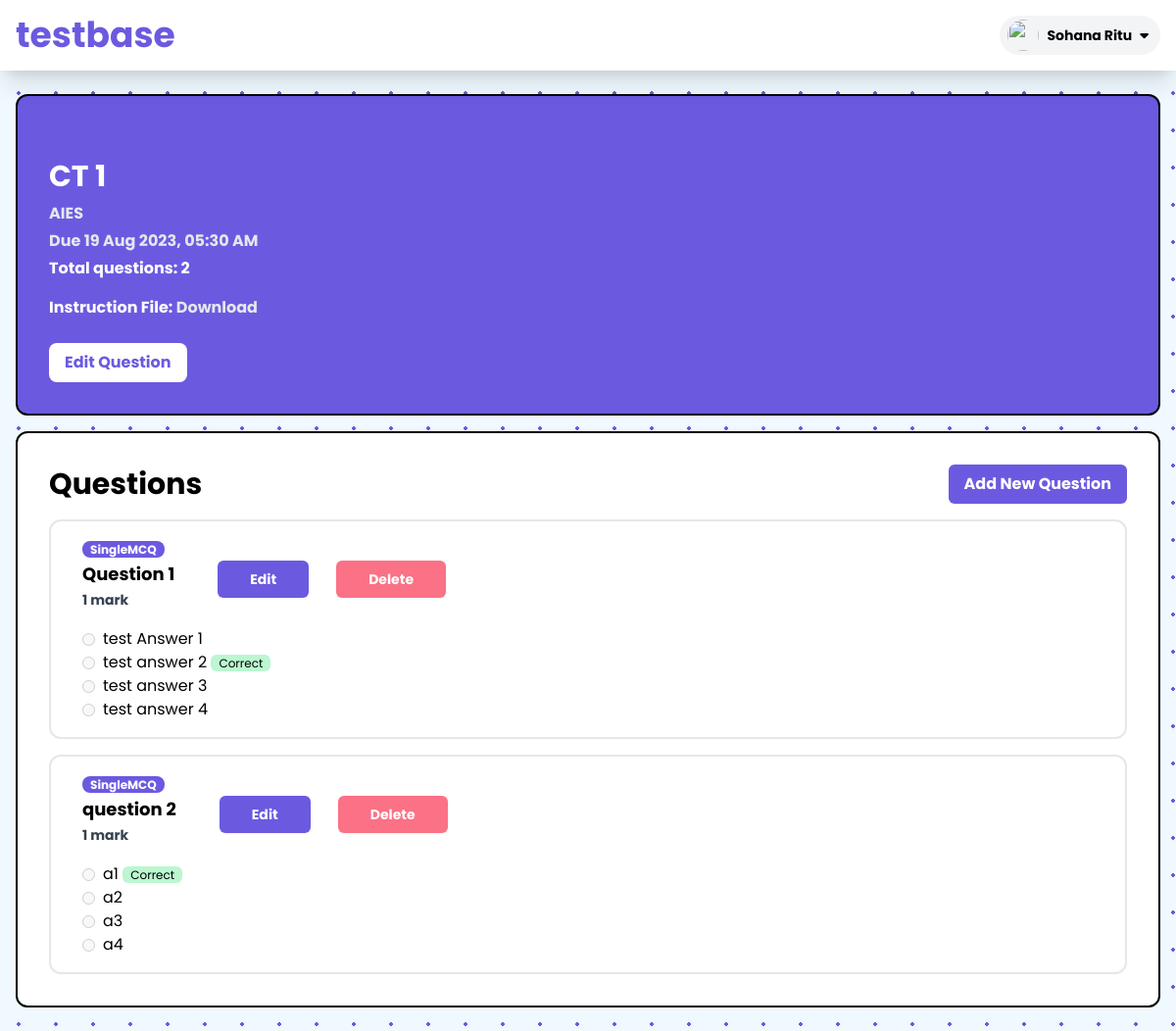
/home/exam/details/11 (signed in), run on the app's committed database.
### exam/models.py (models this page shows, shortened)
class Exam(models.Model):
    classes = models.ForeignKey(Class, related_name='exams', on_delete=models.CASCADE)
    name = models.CharField(max_length=100)
    date = models.DateField(default=None)
    start_time = models.TimeField(default=None)
    end_time = models.TimeField(default=None)
    duration = models.IntegerField(default=60, null=True, blank=True)
    instruction = models.TextField(null=True, blank=True)
    file = models.FileField(upload_to='exam_files', null=True, blank=True)

class Class(models.Model):
    name = models.CharField(max_length=100)
    code = models.CharField(max_length=6, null=True, blank=True, unique=True)
    description = models.TextField(null=True, blank=True)
    teacher = models.ForeignKey(settings.AUTH_USER_MODEL, related_name='teacherAtClass', on_delete=models.CASCADE)
    students = models.ManyToManyField(settings.AUTH_USER_MODEL, related_name='classs', blank=True)

class Question(models.Model):
    exam = models.ForeignKey(Exam, related_name='questions', on_delete=models.CASCADE)
    QUESTION_TYPE = (
        ('SingleMCQ', 'SingleMCQ'),
        ('MultipleMCQ', 'MultipleMCQ'),
        ('TrueFalse', 'TrueFalse'),
        ('Subjective', 'Subjective'),
    )
    question = models.TextField()
    question_type = models.CharField(max_length=100, choices=QUESTION_TYPE)
    mark = models.IntegerField(default=1)
    options = models.ManyToManyField('Option', related_name='questions', blank=True)

class Option(models.Model):
    option = models.TextField()
    is_correct = models.BooleanField(default=False)

### exam/views.py (the view, shortened to what this page needs)
# urls.py: path('exam/details/<int:exam_code>', examDetailsView, name='examDetailsView'),
@login_required(login_url='/login')
def examDetailsView(request, exam_code):
    exam_obj = Exam.objects.get(id=exam_code)
    class_obj = Class.objects.get(id=exam_obj.classes.id)
    if class_obj.teacher.id != request.user.id:
        return redirect('/home/exam/start/'+str(exam_code))
    questions = Question.objects.filter(exam=exam_obj.id)
    questions = Question.objects.filter(exam=exam_obj.id)
    data = {"class": class_obj, "exam": exam_obj, "questions": questions}
    return render(request, 'exam/examDetails.html', data)

### templates/exam/examDetails.html (shortened to what this page needs)
{%extends "exam/base.html" %} {% load static %} {% block content %}
<div class="max-w-7xl mx-auto my-2 p-4">
    <div class="card bg-primary w-full rounded-xl text-white font-bold border-2 border-black">
        <div class="px-8 pt-16 pb-8">
            <h1 class="text-3xl font-bold">{{exam.name}}</h1>
            <p class="text-md mt-2 text-gray-200">{{class.name}}</p>
            <p class="text-md mt-1 text-gray-200">
                Due {{exam.date | date:"d M Y"}},
                <span> {{exam.start_time | date:"h:i A"}}</span>
            </p>
            <p class="mt-1 mb-4">Total questions: {{exam.questions.count}}</p>
            <p class="mt-1 mb-4">Instruction File: <a class="font-bold text-gray-200 hover:text-gray-300" href="/media/{{exam.file}}" download>Download</a></p>
            <button class="mt-2 bg-white text-primary px-4 py-2 font-bold rounded-lg hover:bg-gray-200"
            onclick="editexamModal()"
            >
                Edit Question
            </button>
        </div>
    </div>
    <div>
        <div class="card bg-white w-full rounded-xl mt-4 border-2 border-black">
            <div class="p-8">
                <div class="flex justify-between items-center">
                    <h1 class="text-3xl font-bold">Questions</h1>
                    <button
                        class="bg-primary text-white font-bold py-2 px-4 rounded-md hover:bg-secondary"
                        onclick="createQuestionModal()">
                        Add New Question
                    </button>
                </div>
                <div class="mt-4">
                    {% for question in questions %}
                    <div class="card bg-white w-full rounded-xl mt-4 border-2">
                        <div class="px-8 py-4">
                            <span class="mb-1 bg-primary text-white font-bold rounded-lg px-2 text-xs" id="qtype{{question.id}}">{{question.question_type}}</span>
                            <div class="lg:flex justify-start lg:gap-8">
                                <div>
                                    <h1 id="q{{question.id}}" class="text-lg font-bold prose prose-slate">{{question.question | safe}}</h1>
                                    <span class="text-gray-700 mr-4 text-sm font-bold">{{question.mark}} mark</span>
                                </div>
                                <div class="flex-col lg:flex ">
                                    <div class="flex gap-4">
                                        <button
                                            class="inline-flex font-bold w-full justify-center rounded-md border border-transparent bg-primary px-8 py-2 text-base text-white shadow-sm hover:bg-secondary focus:outline-none focus:ring-2 focus:ring-primary focus:ring-offset-2 sm:ml-3 sm:w-auto sm:text-sm"
                                            onclick="createQuestionModal('{{question.id}}')"
                                            disabled>
                                        Edit
                                        </button>
                                        <button
                                            class="inline-flex font-bold w-full justify-center rounded-md border border-transparent bg-rose-400 px-8 py-2 text-base text-white shadow-sm hover:bg-tertiary focus:outline-none focus:ring-2 focus:ring-red-500 focus:ring-offset-2 sm:ml-3 sm:w-auto sm:text-sm"
                                            onclick="deletequestionModal('{{question.id}}')">
                                            Delete
                                        </button>
                                    </div>
                                </div>
                            </div>
                            <div class="mt-4">
                                <div class="flex flex-col">
                                    {% for option in question.options.all %}
                                    <div class="flex items-center">
                                        <input
                                            type="radio"
                                            id="answer"
                                            class="mr-2 text-primary"
                                            disabled
                                        />
                                        <label for="answer1"
                                            > <span class="{{question.id}}answer">{{option.option}}</span>
                                            {% if option.is_correct %}
                                            <span id="" class="text-xs px-2 rounded-md bg-green-200">Correct</span>
                                            {% endif %}
                                            </label
                                        >
                                    </div>
                                    {% endfor %}
                                </div>
                            </div>
                        </div>
                    </div>
                        {% endfor %}
                </div>
            </div>
        </div>
    </div>
    </div>
    {%endblock%}

### templates/reusable/exam_header.html (shortened to what this page needs)
{% load static %}
<div class="sticky top-0 max-w-screen bg-white py-4 shadow-xl">
    <div class="max-w-7xl px-4 flex justify-between items-center mx-auto">
        <div>
            <a href="/home" class="text-4xl text-primary font-bold">testbase</a>
        </div>
        <div class="relative ml-3">
            <div>
                <button
                    type="button"
                    class="flex max-w-xs items-center rounded-full bg-gray-100 py-1 px-2 gap-2 text-sm focus:outline-none focus:ring-2 focus:ring-white focus:ring-offset-2 focus:ring-offset-gray-800"
                    id="user-menu-button"
                    aria-expanded="false"
                    aria-haspopup="true"
                    onclick="profileheaderModal()"
                >
                    <img
                        class="h-8 w-8 rounded-full"
                        src="https://www.clipartmax.com/png/middle/171-1717870_stockvader-predicted-cron-for-may-user-profile-icon-png.png"
                        alt=""
                    />
                    <p>
                        {% if request.user.first_name != "" %}
                        <span class="font-bold">
                            {{request.user.first_name}}
                            {{request.user.last_name}}
                        </span>
                        {% else %}
                        <span class="font-bold">{{request.user.username}}</span>
                        {% endif %}
                    </p>
                    <i class="fa-solid fa-caret-down mr-1"></i>
                </button>
            </div>
        </div>
    </div>
</div>

### static/exam/base.css (style rules this page uses)
.polkabg { background-image: radial-gradient( #6b5ae0 1.6500000000000001px, #f0f9ff 1.6500000000000001px ); background-size: 38px 38px; }

### data on the page
Exam: name "CT 1", date "19 Aug 2023", start_time "05:30 AM", questions.count "2"
Class: name "AIES"
Question: question_type "SingleMCQ", question "Question 1", mark "1"
Option: option "test Answer 1"
Option: option "test answer 2", is_correct "Correct"
Option: option "test answer 3"
Option: option "test answer 4"
Question: question_type "SingleMCQ", question "question 2", mark "1"
Option: option "a1", is_correct "Correct"
Option: option "a2"
Option: option "a3"
Option: option "a4"

### other printed values
{{ request.user.first_name }} "Sohana"
{{ request.user.last_name }} "Ritu"
